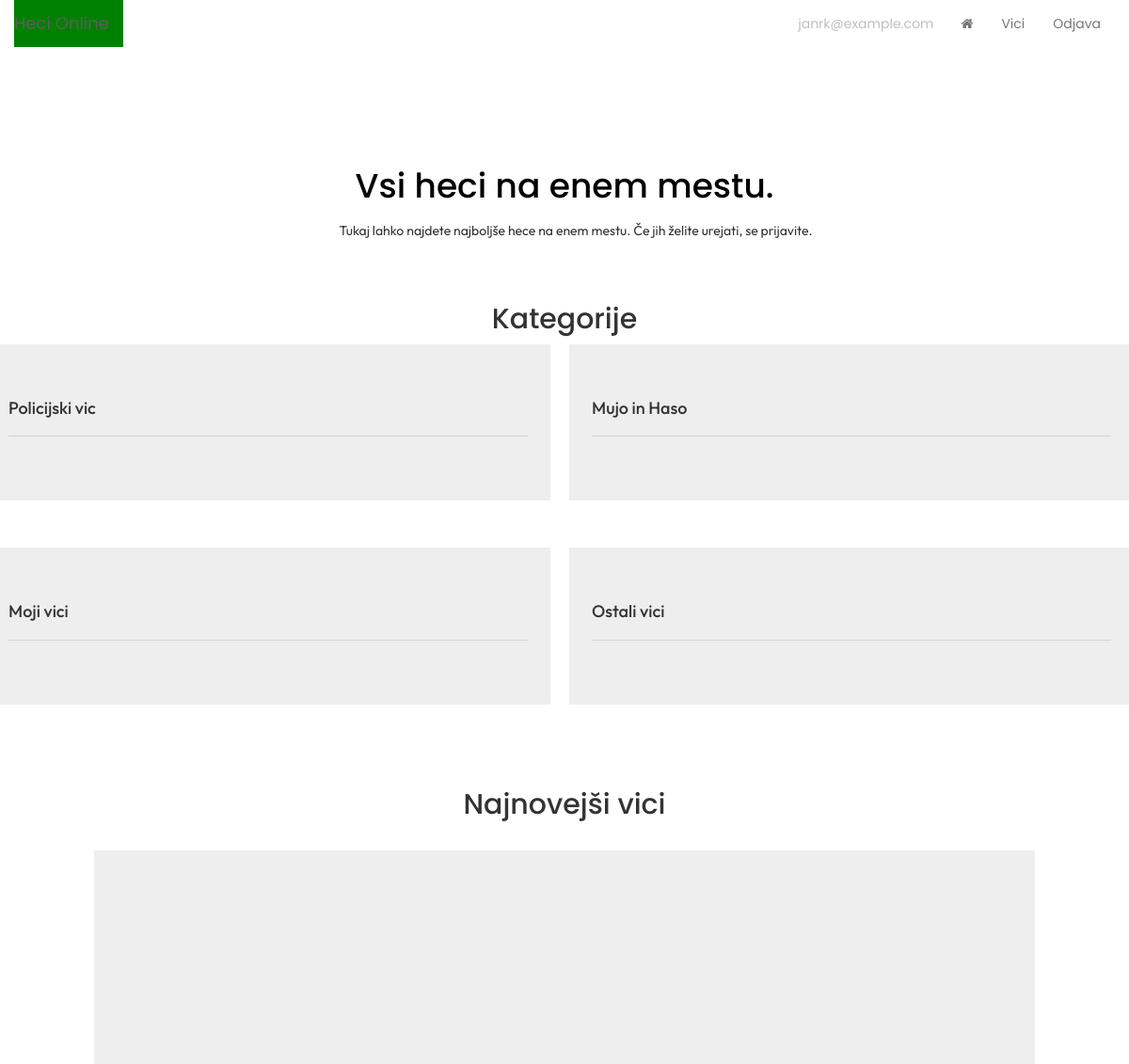
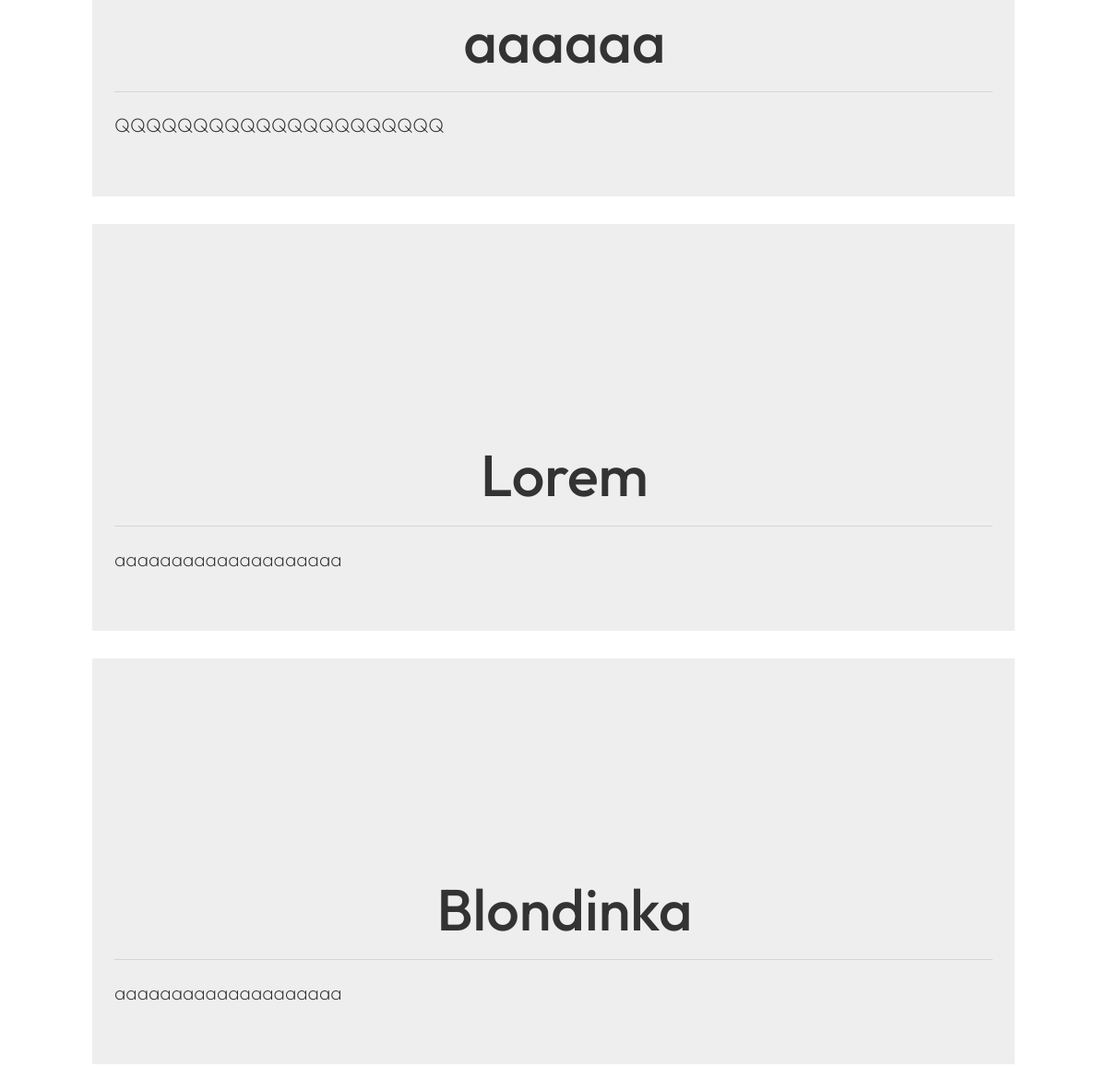
Page /stran/index.php (signed in) on the committed database (2 pictures, top to bottom).
### tables this page shows
CREATE TABLE `kategorija` (
  `id` int(10) NOT NULL,
  `ime_kategorije` varchar(60) NOT NULL,
  `id_kategorije` int(10) NOT NULL
);

CREATE TABLE `vic` (
  `id` int(10) NOT NULL,
  `naslov` varchar(60) NOT NULL,
  `vsebina` varchar(255) NOT NULL,
  `dodano` datetime DEFAULT current_timestamp(),
  `id_user` int(10) NOT NULL,
  `id_kategorije` int(10) NOT NULL,
  `datumSpremembe` datetime DEFAULT NULL
);

### model.php (the view, shortened to what this page needs)
<?php
    function vrni3Vice() {
        $zadnji3Vici = "SELECT * FROM VIC ORDER BY ID DESC LIMIT 3;";
        $res = mysqli_query(mysqli_connect('localhost', 'janrk', '12345678', 'nrsa'), $zadnji3Vici);
        if ($res) {
            while ($row = mysqli_fetch_assoc($res)) {
                echo '<div class="jumbotron">';
                echo '<h1 class="display-4">' . $row['naslov'] . '</h1>';
                echo '<hr class="my-4">';
                echo '<p>' . $row['vsebina'] .'</p>';
                echo '</div>';
            }
        }
    }
    function vrniVseKategorije() {
        $vseKategorije = "SELECT * FROM KATEGORIJA;";
        $res = mysqli_query(mysqli_connect('localhost', 'janrk', '12345678', 'nrsa'), $vseKategorije);
        if ($res) {
            while ($row = mysqli_fetch_assoc($res)) {
                echo '<div class="jumbotron">';
                echo '<h4 class="display-4">' . $row['ime_kategorije'] . '</h1>';
                echo '<hr class="my-4">';
                echo '</div>';
            }
        }
    }
?>

### model.php (style rules this page uses)
.jumbotron { width: 600px; }
.display-4, p { margin-left: 3vh; font-family: Outfit, sans-serif; }
hr { margin-left: 3vh; margin-right: 3vh; }
.jumbotron { width: 1000px; height: auto; }

### stran/template/index.html.php (style rules this page uses)
body { font-family: Poppins, sans-serif; }
h1 { color: black; text-align: center; margin-top: 3em; }
#kategorija-wrapper div { width: 600px; }

### rows in the picture
kategorija: ime_kategorije "Policijski vic"
kategorija: ime_kategorije "Mujo in Haso"
kategorija: ime_kategorije "Moji vici"
kategorija: ime_kategorije "Ostali vici"
vic: naslov "aaaaaa", vsebina "QQQQQQQQQQQQQQQQQQQQQ"
vic: naslov "Lorem", vsebina "aaaaaaaaaaaaaaaaaaaa"
vic: naslov "Blondinka", vsebina "aaaaaaaaaaaaaaaaaaaa"

### other values in the picture
$_SESSION['user'] "janrk@example.com"
